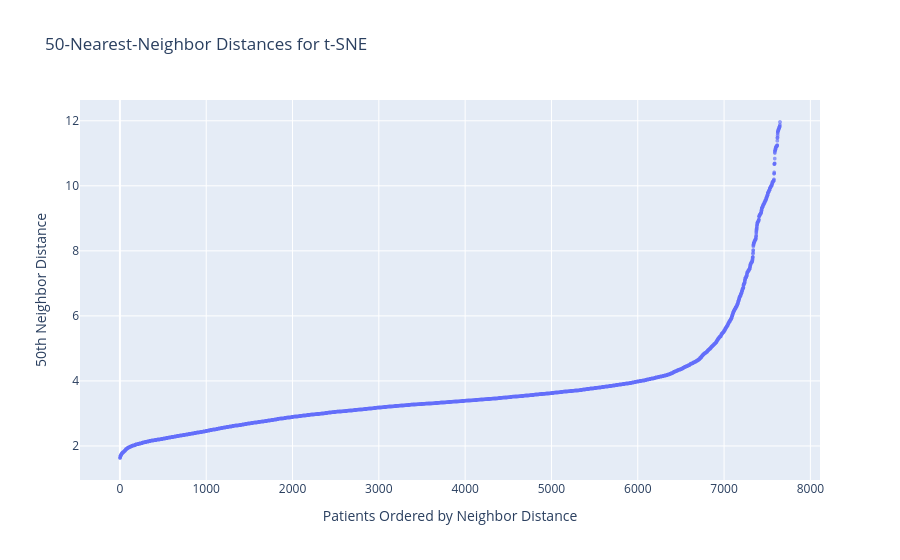

The notebook cell saved with this chart:
### Markdown cell above
## Plot the k-distance values

### Code cell
fig = px.scatter(
    tsne_kdistance,
    x="patient_order",
    y="k_distance",
    title="50-Nearest-Neighbor Distances for t-SNE"
)

fig.update_traces(
    marker=dict(
        size=4,
        opacity=0.65
    )
)

fig.update_layout(
    xaxis_title="Patients Ordered by Neighbor Distance",
    yaxis_title="50th Neighbor Distance"
)

fig.show()

# Save interactive plot
fig.write_html(
    PLOTS_DIR / "tsne_kdistance.html"
)

print("t-SNE k-distance plot saved as: tsne_kdistance.html")

### Figure 1 — Plotly figure (JSON) as saved in the notebook; plotly's stock layout.template omitted (floating-point values rounded to 4 significant figures; data arrays with more than 128 entries replaced by an {"elided": "..."} marker saying what was removed)
{"data": [{"hovertemplate": "patient_order=%{x}<br>k_distance=%{y}<extra></extra>", "legendgroup": "", "marker": {"color": "#636efa", "opacity": 0.65, "size": 4, "symbol": "circle"}, "mode": "markers", "name": "", "showlegend": false, "type": "scattergl", "x": {"elided": "7648 int values"}, "xaxis": "x", "y": {"elided": "7648 float values"}, "yaxis": "y"}], "layout": {"legend": {"tracegroupgap": 0}, "title": {"text": "50-Nearest-Neighbor Distances for t-SNE"}, "xaxis": {"anchor": "y", "domain": [0, 1], "title": {"text": "Patients Ordered by Neighbor Distance"}}, "yaxis": {"anchor": "x", "domain": [0, 1], "title": {"text": "50th Neighbor Distance"}}}}
